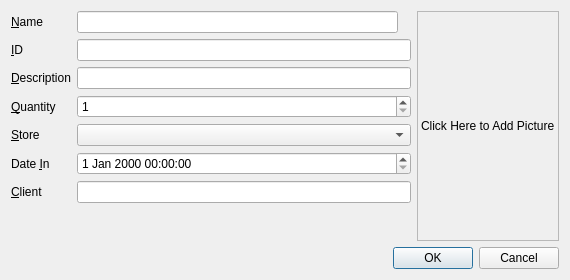
<?xml version="1.0" encoding="UTF-8"?>
<ui version="4.0">
 <class>AddItemDialog</class>
 <widget class="QDialog" name="AddItemDialog">
  <property name="geometry">
   <rect>
    <x>0</x>
    <y>0</y>
    <width>570</width>
    <height>280</height>
   </rect>
  </property>
  <property name="minimumSize">
   <size>
    <width>570</width>
    <height>280</height>
   </size>
  </property>
  <property name="windowTitle">
   <string>Add Item</string>
  </property>
  <property name="windowIcon">
   <iconset resource="../icons/icons.qrc">
    <normaloff>:/item-new-16.png</normaloff>:/item-new-16.png</iconset>
  </property>
  <layout class="QVBoxLayout" name="verticalLayout">
   <item>
    <layout class="QHBoxLayout" name="horizontalLayout_2">
     <item>
      <layout class="QFormLayout" name="formLayout">
       <item row="0" column="0">
        <widget class="QLabel" name="nameLabel">
         <property name="text">
          <string>&amp;Name</string>
         </property>
         <property name="buddy">
          <cstring>nameLineEdit</cstring>
         </property>
        </widget>
       </item>
       <item row="1" column="0">
        <widget class="QLabel" name="idLabel">
         <property name="text">
          <string>&amp;ID</string>
         </property>
         <property name="buddy">
          <cstring>idLineEdit</cstring>
         </property>
        </widget>
       </item>
       <item row="1" column="1">
        <widget class="QLineEdit" name="idLineEdit"/>
       </item>
       <item row="2" column="0">
        <widget class="QLabel" name="descriptionLabel">
         <property name="text">
          <string>&amp;Description</string>
         </property>
         <property name="buddy">
          <cstring>descriptionLineEdit</cstring>
         </property>
        </widget>
       </item>
       <item row="2" column="1">
        <widget class="QLineEdit" name="descriptionLineEdit"/>
       </item>
       <item row="3" column="0">
        <widget class="QLabel" name="quantityLabel">
         <property name="text">
          <string>&amp;Quantity</string>
         </property>
         <property name="buddy">
          <cstring>quantitySpinBox</cstring>
         </property>
        </widget>
       </item>
       <item row="3" column="1">
        <widget class="QSpinBox" name="quantitySpinBox">
         <property name="frame">
          <bool>true</bool>
         </property>
         <property name="buttonSymbols">
          <enum>QAbstractSpinBox::UpDownArrows</enum>
         </property>
         <property name="minimum">
          <number>1</number>
         </property>
         <property name="maximum">
          <number>100000</number>
         </property>
        </widget>
       </item>
       <item row="4" column="0">
        <widget class="QLabel" name="storeLabel">
         <property name="text">
          <string>&amp;Store</string>
         </property>
         <property name="buddy">
          <cstring>storeComboBox</cstring>
         </property>
        </widget>
       </item>
       <item row="4" column="1">
        <widget class="QComboBox" name="storeComboBox"/>
       </item>
       <item row="5" column="0">
        <widget class="QLabel" name="dateInLabel">
         <property name="text">
          <string>Date &amp;In</string>
         </property>
         <property name="buddy">
          <cstring>dateInDateTimeEdit</cstring>
         </property>
        </widget>
       </item>
       <item row="5" column="1">
        <widget class="QDateTimeEdit" name="dateInDateTimeEdit"/>
       </item>
       <item row="6" column="0">
        <widget class="QLabel" name="clientLabel">
         <property name="text">
          <string>&amp;Client</string>
         </property>
         <property name="buddy">
          <cstring>clientLineEdit</cstring>
         </property>
        </widget>
       </item>
       <item row="6" column="1">
        <widget class="QLineEdit" name="clientLineEdit"/>
       </item>
       <item row="0" column="1">
        <layout class="QHBoxLayout" name="horizontalLayout_3">
         <item>
          <widget class="QLineEdit" name="nameLineEdit"/>
         </item>
         <item>
          <widget class="QLabel" name="nameIncorrectLabel">
           <property name="text">
            <string/>
           </property>
           <property name="pixmap">
            <pixmap resource="../icons/icons.qrc">:/error-16.png</pixmap>
           </property>
          </widget>
         </item>
        </layout>
       </item>
      </layout>
     </item>
     <item>
      <widget class="QLabel" name="pictureLabel">
       <property name="cursor">
        <cursorShape>PointingHandCursor</cursorShape>
       </property>
       <property name="frameShape">
        <enum>QFrame::StyledPanel</enum>
       </property>
       <property name="text">
        <string>Click Here to Add Picture</string>
       </property>
      </widget>
     </item>
    </layout>
   </item>
   <item>
    <widget class="QDialogButtonBox" name="buttonBox">
     <property name="orientation">
      <enum>Qt::Horizontal</enum>
     </property>
     <property name="standardButtons">
      <set>QDialogButtonBox::Cancel|QDialogButtonBox::Ok</set>
     </property>
    </widget>
   </item>
  </layout>
 </widget>
 <tabstops>
  <tabstop>nameLineEdit</tabstop>
  <tabstop>idLineEdit</tabstop>
  <tabstop>descriptionLineEdit</tabstop>
  <tabstop>quantitySpinBox</tabstop>
  <tabstop>storeComboBox</tabstop>
  <tabstop>dateInDateTimeEdit</tabstop>
  <tabstop>clientLineEdit</tabstop>
  <tabstop>buttonBox</tabstop>
 </tabstops>
 <resources>
  <include location="../icons/icons.qrc"/>
 </resources>
 <connections>
  <connection>
   <sender>buttonBox</sender>
   <signal>accepted()</signal>
   <receiver>AddItemDialog</receiver>
   <slot>accept()</slot>
   <hints>
    <hint type="sourcelabel">
     <x>248</x>
     <y>254</y>
    </hint>
    <hint type="destinationlabel">
     <x>157</x>
     <y>274</y>
    </hint>
   </hints>
  </connection>
  <connection>
   <sender>buttonBox</sender>
   <signal>rejected()</signal>
   <receiver>AddItemDialog</receiver>
   <slot>reject()</slot>
   <hints>
    <hint type="sourcelabel">
     <x>316</x>
     <y>260</y>
    </hint>
    <hint type="destinationlabel">
     <x>286</x>
     <y>274</y>
    </hint>
   </hints>
  </connection>
 </connections>
</ui>
